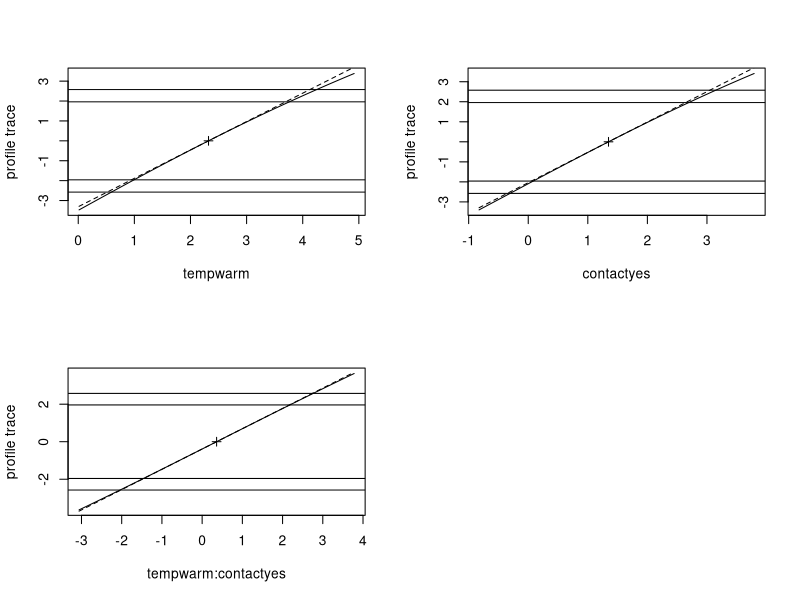
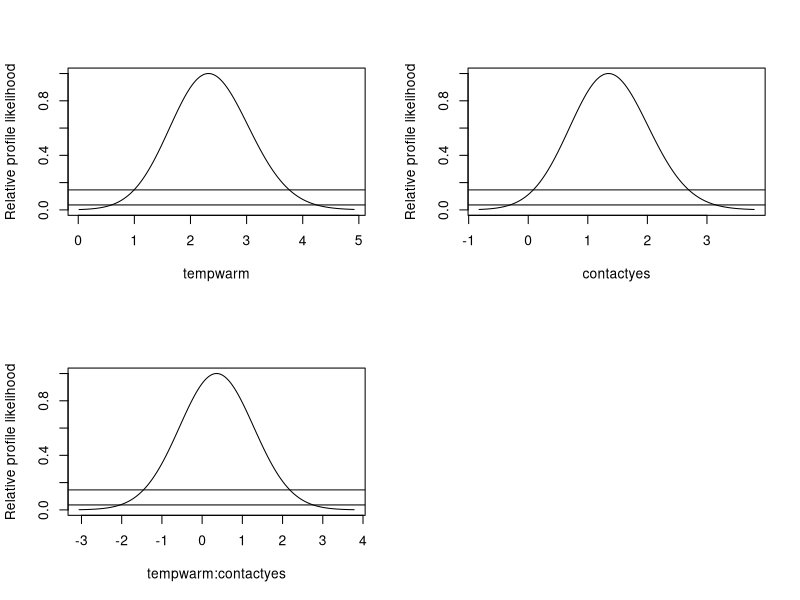
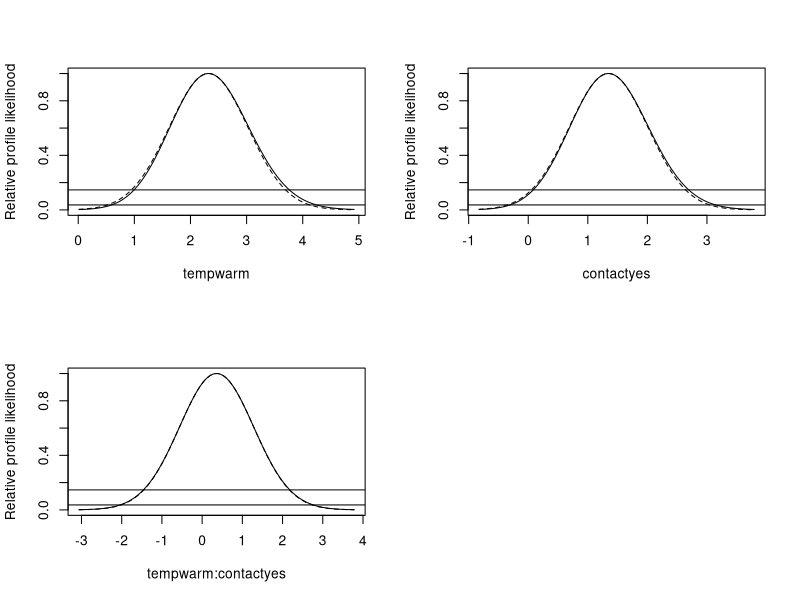
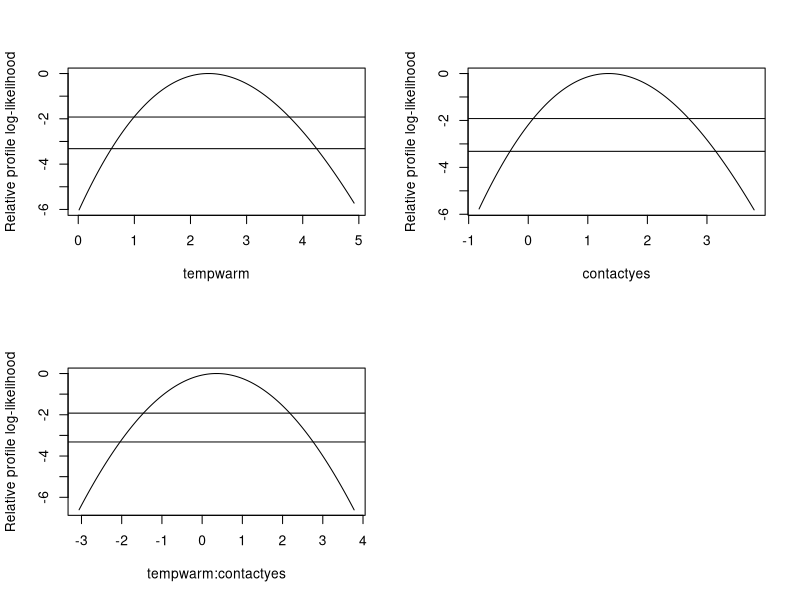
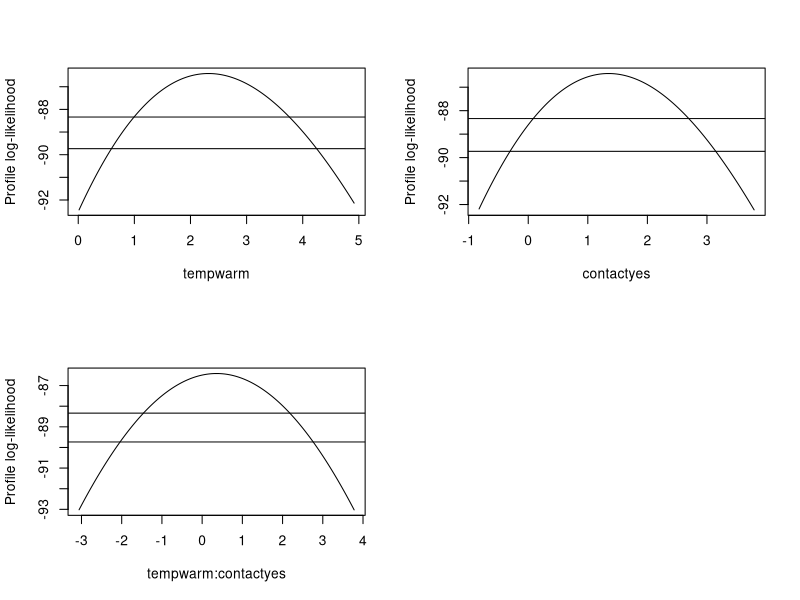
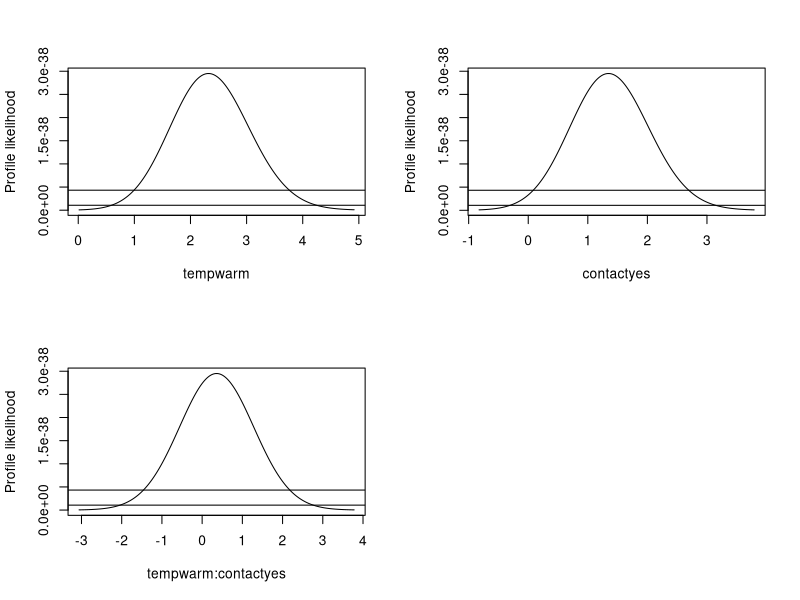
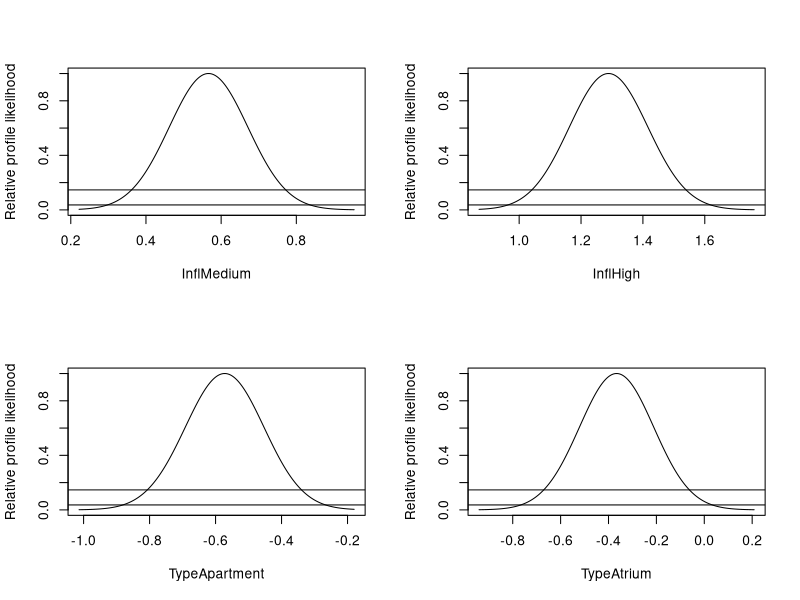
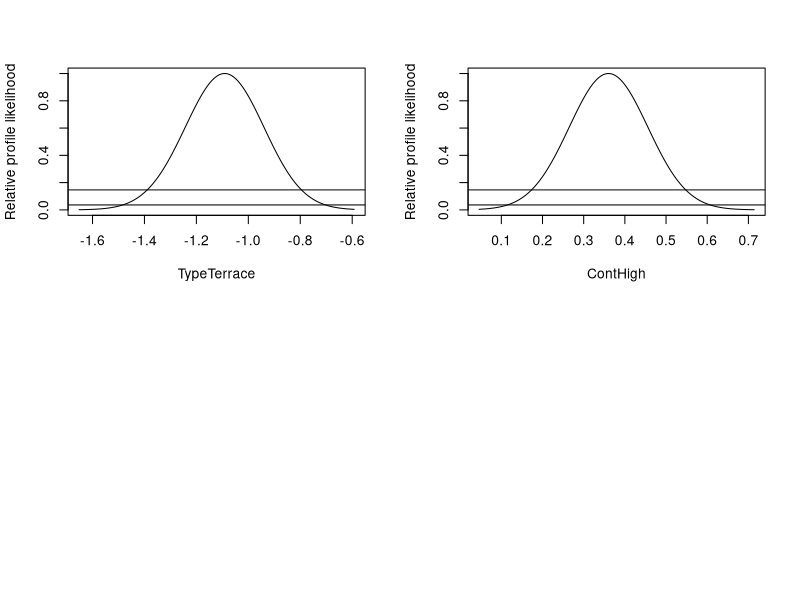

Source code (R) for these figures, in order:
library(ordinal)


### Name: confint
### Title: Confidence intervals and profile likelihoods for parameters in
###   cumulative link models
### Aliases: confint.clm confint.profile.clm profile.clm plot.profile.clm
### Keywords: models

### ** Examples


## Accurate profile likelihood confidence intervals compared to the
## conventional Wald intervals:
fm1 <- clm(rating ~ temp * contact, data = wine)
confint(fm1) ## type = "profile"
confint(fm1, type = "Wald")
pr1 <- profile(fm1)
confint(pr1)

## plotting the profiles:
par(mfrow = c(2, 2))
plot(pr1, root = TRUE) ## check for linearity
par(mfrow = c(2, 2))
plot(pr1)
par(mfrow = c(2, 2))
plot(pr1, approx = TRUE)
par(mfrow = c(2, 2))
plot(pr1, Log = TRUE)
par(mfrow = c(2, 2))
plot(pr1, Log = TRUE, relative = FALSE)
## Not likely to be useful but allowed for completeness:
par(mfrow = c(2, 2))
plot(pr1, Log = FALSE, relative = FALSE)

## Example from polr in package MASS:
## Fit model from polr example:
if(require(MASS)) {
    fm1 <- clm(Sat ~ Infl + Type + Cont, weights = Freq,
               data = housing)
    pr1 <- profile(fm1)
    confint(pr1)
    par(mfrow=c(2,2))
    plot(pr1)
}
